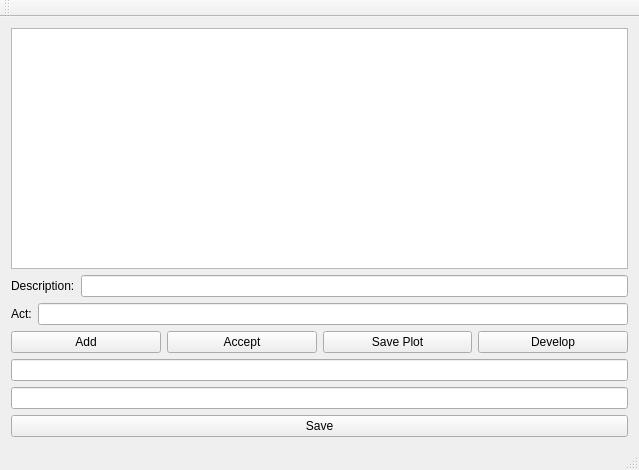
<?xml version="1.0" encoding="UTF-8"?>
<ui version="4.0">
 <class>PracticalExamClass</class>
 <widget class="QMainWindow" name="PracticalExamClass">
  <property name="geometry">
   <rect>
    <x>0</x>
    <y>0</y>
    <width>639</width>
    <height>470</height>
   </rect>
  </property>
  <property name="windowTitle">
   <string>PracticalExam</string>
  </property>
  <widget class="QWidget" name="centralWidget">
   <layout class="QVBoxLayout" name="verticalLayout_3">
    <item>
     <layout class="QVBoxLayout" name="verticalLayout_2">
      <item>
       <widget class="QListWidget" name="listWidget"/>
      </item>
      <item>
       <layout class="QHBoxLayout" name="horizontalLayout">
        <item>
         <widget class="QLabel" name="label">
          <property name="text">
           <string>Description:</string>
          </property>
         </widget>
        </item>
        <item>
         <widget class="QLineEdit" name="lineEditDesc"/>
        </item>
       </layout>
      </item>
      <item>
       <layout class="QHBoxLayout" name="horizontalLayout_2">
        <item>
         <widget class="QLabel" name="label_2">
          <property name="text">
           <string>Act:</string>
          </property>
         </widget>
        </item>
        <item>
         <widget class="QLineEdit" name="lineEditAct"/>
        </item>
       </layout>
      </item>
      <item>
       <layout class="QHBoxLayout" name="horizontalLayout_3">
        <item>
         <widget class="QPushButton" name="pushButtonAdd">
          <property name="text">
           <string>Add</string>
          </property>
         </widget>
        </item>
        <item>
         <widget class="QPushButton" name="pushButtonAccept">
          <property name="text">
           <string>Accept</string>
          </property>
         </widget>
        </item>
        <item>
         <widget class="QPushButton" name="pushButtonSavePlot">
          <property name="text">
           <string>Save Plot</string>
          </property>
         </widget>
        </item>
        <item>
         <widget class="QPushButton" name="pushButtonDevelop">
          <property name="text">
           <string>Develop</string>
          </property>
         </widget>
        </item>
       </layout>
      </item>
      <item>
       <layout class="QVBoxLayout" name="verticalLayout">
        <item>
         <widget class="QLineEdit" name="lineEdit1"/>
        </item>
        <item>
         <widget class="QLineEdit" name="lineEdit2"/>
        </item>
        <item>
         <widget class="QPushButton" name="pushButtonSave">
          <property name="text">
           <string>Save</string>
          </property>
         </widget>
        </item>
       </layout>
      </item>
     </layout>
    </item>
   </layout>
  </widget>
  <widget class="QMenuBar" name="menuBar">
   <property name="geometry">
    <rect>
     <x>0</x>
     <y>0</y>
     <width>639</width>
     <height>21</height>
    </rect>
   </property>
  </widget>
  <widget class="QToolBar" name="mainToolBar">
   <attribute name="toolBarArea">
    <enum>TopToolBarArea</enum>
   </attribute>
   <attribute name="toolBarBreak">
    <bool>false</bool>
   </attribute>
  </widget>
  <widget class="QStatusBar" name="statusBar"/>
 </widget>
 <layoutdefault spacing="6" margin="11"/>
 <resources>
  <include location="practicalexam.qrc"/>
 </resources>
 <connections/>
</ui>
